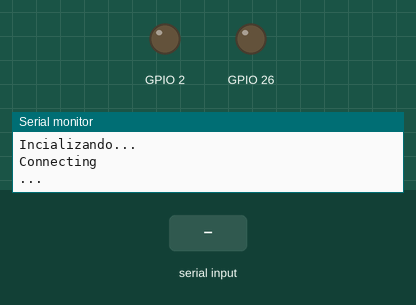
This program was run on a simulated ESP32. Shown: output pins drawn as LEDs (lit = HIGH), the last lines printed to the serial monitor. Inputs (shaded band) come from the test bench. WiFi joins after 1.5 s; servers stay silent unless stated; the modem accepts every AT command (registered, SIM ready, sends succeed) and sends nothing else; the Firebase database answers and starts empty.

Above: at 0.1 s.
At 3.9 s:
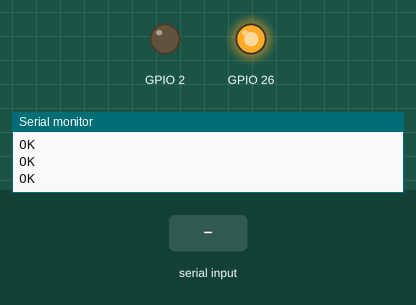
4.0 s: "90:45\n" received over the second serial link
At 6.3 s:
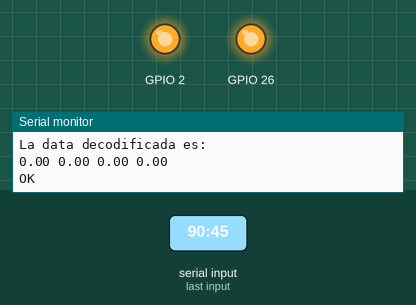
Timing chart, 0 to 16.6 s (numbered marks = the images above; inputs shaded):
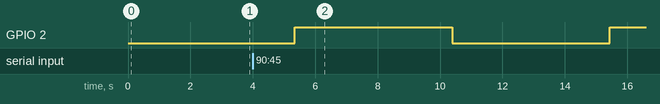

The program:

main.cpp
```cpp
#include <Arduino.h>
#include <rak3272_lib_p2p.h>
#include <FirebaseESP32.h>

//define pin use

//Credenciales de red WIFI
const char* ssid = "EduardoCB";
const char* password = "123456789";

// Credenciales Firebase
//#define FIREBASE_HOST "database-29ad3-default-rtdb.firebaseio.com"
//#define FIREBASE_AUTH "AIzaSyBIJ2KdgXFT5tqaaH0ebmG2qYDoDeuKxAo"
//#define USER_EMAIL "eduardo.caceres.b@uni.pe"
//#define USER_PASSWORD "20190151J"
#define DATABASE_URL "database-29ad3-default-rtdb.firebaseio.com"
#define API_KEY "AIzaSyBIJ2KdgXFT5tqaaH0ebmG2qYDoDeuKxAo"
#define USER_EMAIL "eduardo.caceres.b@uni.pe"
#define USER_PASSWORD "20190151J"

//variables
#define FREQ 915000000
#define SF 7
#define BW 0
#define CR 0
#define PREAMB_LEN 20
#define TX_PW 19
//variables estáticas


FirebaseData firebaseData;
FirebaseAuth auth;
FirebaseConfig config;
FirebaseData fbdo;

//TIMER VARIABLES
hw_timer_t *timer = NULL;
volatile bool flag = false;
volatile bool toggle = false;
const uint16_t interval = 4000; //en milisegundos


float Text;
float Hext;
float Tint;
float Hint;
float Vviento;

float datarecuperada[5];

int AutomaticoAnterior=2, EncenderAnterior=2;

String message_LoRa = "", message_pc = "";
//String datarecuperada = "";
RAK3272 node1(FREQ, SF, BW, CR, PREAMB_LEN, TX_PW);

// put function declarations here:
String codificacion(float data[], int length);
void decodificacion(String hexData, float data[], int length);
void IRAM_ATTR onTimer();
void decideandwriteMessage(int automa, int encend);
void waitMessage();
void enviarDatosFirebase();
int readAutomFirebase();
int readEncenFirebase(int autom);


void setup() {
  // put your setup code here, to run once:
  Serial.begin(9600);
  Serial2.begin(115200);
  Serial.println("Incializando...");

  timer = timerBegin(0,80,true);
  timerAttachInterrupt(timer, &onTimer, true);
  timerAlarmWrite(timer, 1000*interval, true);
  timerAlarmEnable(timer);
  pinMode(2,OUTPUT);

  WiFi.mode(WIFI_STA); //Optional
  WiFi.begin(ssid, password);
  Serial.println("\nConnecting");

  while (WiFi.status() != WL_CONNECTED) {
    Serial.print(".");
    delay(100);
  }
  Serial.println("\nConnected to the WiFi network");
  Serial.print("Local ESP32 IP: ");
  Serial.println(WiFi.localIP());

  config.api_key = API_KEY;

  auth.user.email = USER_EMAIL;
  auth.user.password = USER_PASSWORD;


  /* Assign the RTDB URL (required) */
  config.database_url = DATABASE_URL;
  Firebase.reconnectNetwork(true);

  fbdo.setBSSLBufferSize(4096 /* Rx buffer size in bytes from 512 - 16384 */, 1024 /* Tx buffer size in bytes from 512 - 16384 */);
  Firebase.begin(&config, &auth);

  //Firebase.begin(&config, &auth);
  // Espera a que Firebase se conecte
  //while (Firebase.ready() != 1) {
    //delay(100);
    //Serial.print(".");
  //}

  pinMode(26, OUTPUT);
  digitalWrite(26, HIGH);

  node1.inicialize();
  delay(500);
  node1.sendCommand("AT+PRECV=65533",true);

}

void loop() {
  // put your main code here, to run repeatedly:
  if (flag==true) {
    timerStop(timer);
    //int autom = readAutomFirebase();
    //int encen = readEncenFirebase(autom);
    //decideandwriteMessage(autom, encen);
    //enviarDatosFirebase();
    int autom = readAutomFirebase();
    int encen = readEncenFirebase(autom);
    decideandwriteMessage(autom,encen);
    enviarDatosFirebase();

    digitalWrite(2, toggle? HIGH:LOW);

    flag=false;
    timerStart(timer);

  }
  waitMessage();
  //String mensaje = node1.receiveMessage();
  //decodificacion(mensaje, datarecuperada, 4);
}

// put function definitions here:


void IRAM_ATTR onTimer() {
  flag = true;
  toggle ^=true;
}


void decideandwriteMessage(int automa, int encend){

  if(automa!=AutomaticoAnterior || encend!=EncenderAnterior){
    //char buff[30];
    //sprintf(buff, "AUTO : %d | Encendido : %d",automa, encend);
    //String message = String(buff);
    float datosaenviar[2];
    datosaenviar[0] = automa;
    datosaenviar[1] = encend;

    //sendMessage(message);
    node1.sendMessage(codificacion(datosaenviar, 2));
    //Serial.print("Sending " + message);
    //Serial.println("  with messageid: "+msgCount);
    AutomaticoAnterior = automa;
    EncenderAnterior = encend;
  }

}


void enviarDatosFirebase() {

  Firebase.setFloat(firebaseData,"vdetonantes/Text", Text);
  Firebase.setFloat(firebaseData,"vdetonantes/Hext", Hext);
  Firebase.setFloat(firebaseData,"vdetonantes/Tint", Tint);
  Firebase.setFloat(firebaseData,"vdetonantes/Hint", Hint);
  Firebase.setFloat(firebaseData,"vdetonantes/viento", Vviento);

}

int readAutomFirebase(){
  bool aux = Firebase.getBool(firebaseData, "vdetonantes/selector");
  if (firebaseData.boolData()) {
    return 1;
  } else {
    return 0;
  }
}

int readEncenFirebase(int autom){
  if(autom == 1){
    return 0;
  }
  else{
    bool aux = Firebase.getBool(firebaseData, "vdetonantes/encender");
      if (firebaseData.boolData()) {
        return 1;
      } else {
        return 0;
      }
  }
}

String codificacion(float data[], int length) {
  //String pre = "AT+SEND=2:";
  //String post = "\r\n";
  String payload = "";

  for (int i = 0; i < length; i++) {
    // Aplica la conversión a cada elemento en la lista
    int intValue = (int)(data[i] * 10) + 656;
    String hexStr = String(intValue, HEX);
    String nox = hexStr.substring(0);

    if (nox.length() % 2 != 0) {
      // Añade un 0 a la izquierda si la longitud no es par
      nox = "0" + nox;
    }

    payload += nox;
  }

  //String code = pre + payload + post;
  return payload;
}

void decodificacion(String hexData, float data[], int length) {
  // Asegúrate de que la longitud de la cadena hexData sea suficiente
  /**/
  int posInicial = hexData.indexOf(':');
  int posFinal = hexData.indexOf(':', posInicial + 1);
  posFinal = hexData.indexOf(':', posFinal + 1);
  posFinal = hexData.indexOf(':', posFinal + 1);

  // Verificar si se encontraron tres ':' en la cadena
  if (posFinal != -1) {
    // Obtener la subcadena a partir del tercer ':'
    String resultado = hexData.substring(posFinal + 1);

    // Imprimir el resultado
    Serial.println("Resultado: " + resultado);
    if (resultado.length() < length * 4) {
      Serial.println("La longitud de la cadena hexData es insuficiente.");
    }

  // Recorre la cadena hexData y convierte los datos hexadecimales a decimales
    for (int i = 0; i < length; i++) {
      String hexValue = resultado.substring(i * 4, (i + 1) * 4);
      long intValue = strtol(hexValue.c_str(), NULL, 16);
      data[i] = (float)(intValue - 656) / 10.0;
    }


  } else {
    Serial.println("No se encontraron cuatro ':' en la cadena");
    return;
  }


}

void waitMessage(){
  String message_LoRa=node1.receiveMessage();
  float datarec[2];
  if(message_LoRa != ""){
    Serial.println(message_LoRa);
    decodificacion(message_LoRa,datarecuperada,4);
    Serial.println("La data decodificada es:");
    Text = datarecuperada[0];
    Hext = datarecuperada[1];
    Tint = datarecuperada[2];
    Hint = datarecuperada[3];
    Vviento = 4.3;
    Serial.print(String(datarecuperada[0])+" ");
    Serial.print(String(datarecuperada[1])+" ");
    Serial.print(String(datarecuperada[2])+" ");
    Serial.print(String(datarecuperada[3])+" ");

    message_LoRa="";
  }

}
```
